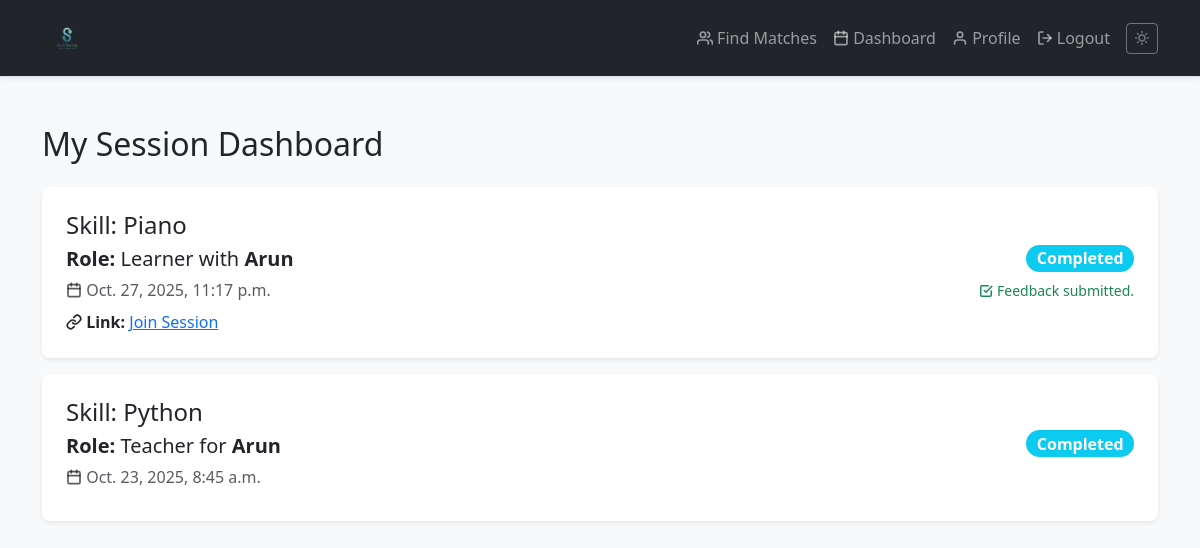
/dashboard/ (signed in), run on an earlier commit of the app's database.
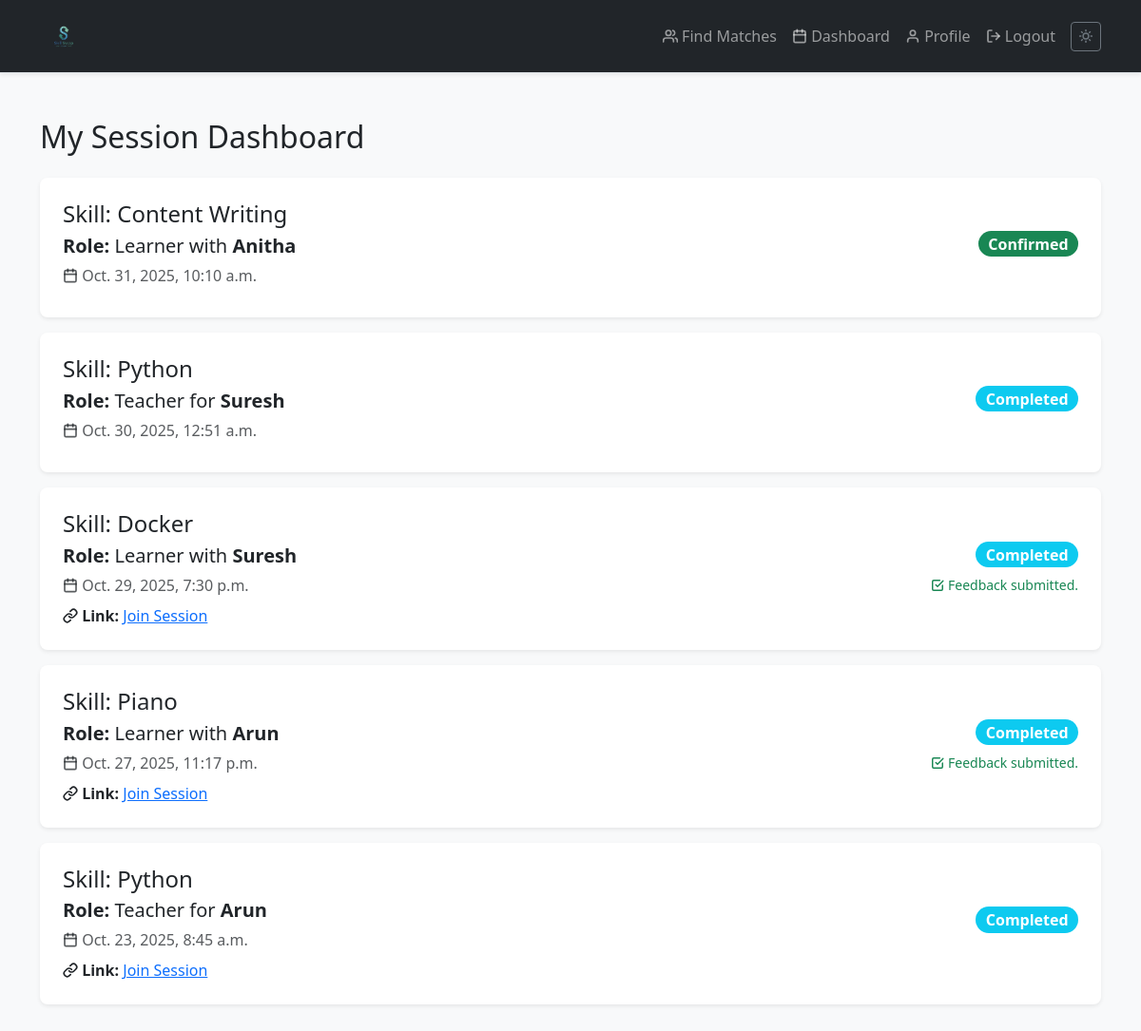
And on a later commit of the database.
### scheduling/models.py (models this page shows, shortened)
class Session(models.Model):
    STATUS_CHOICES = (
        ('pending', 'Pending'),
        ('confirmed', 'Confirmed'),
        ('completed', 'Completed'),
        ('cancelled', 'Cancelled'),
    )
    teacher = models.ForeignKey(User, related_name='teaching_sessions', on_delete=models.CASCADE)
    learner = models.ForeignKey(User, related_name='learning_sessions', on_delete=models.CASCADE)
    skill = models.ForeignKey(Skill, on_delete=models.CASCADE, null=True, blank=True)
    scheduled_time = models.DateTimeField(null=True, blank=True)
    end_time = models.DateTimeField(null=True, blank=True)
    status = models.CharField(max_length=10, choices=STATUS_CHOICES, default='pending')
    meeting_link = models.URLField(blank=True, null=True)
    notes = models.TextField(blank=True, null=True)

### skills/models.py (models this page shows, shortened)
class Skill(models.Model):
    name = models.CharField(max_length=100, unique=True)
    category = models.ForeignKey(Category, on_delete=models.SET_NULL, null=True, blank=True, related_name='skills')

### scheduling/views.py (the view)
# urls.py: path('dashboard/', views.session_dashboard, name='session_dashboard'),
@login_required
def session_dashboard(request):
    user_sessions = Session.objects.filter(
        Q(learner=request.user) | Q(teacher=request.user)
    ).order_by('-scheduled_time') # Show newest first
    context = {
        'sessions': user_sessions
    }
    return render(request, 'scheduling/dashboard.html', context)

### templates/scheduling/dashboard.html (shortened to what this page needs)
{% extends "base.html" %}
{% block content %}
  <h2 class="fw-light mb-4">My Session Dashboard</h2>
  {% for session in sessions %}
    <div class="card shadow-sm border-0 rounded-3 mb-3">
        <div class="card-body p-4">
            <div class="row align-items-center">
                <div class="col-md-8">
                    <h4 class="mb-1">Skill: {{ session.skill.name }}</h4>
                    {% if session.teacher == user %}
                        <p class="fs-5 mb-1">
                            <strong>Role:</strong> Teacher for <strong>{{ session.learner.username }}</strong>
                        </p>
                    {% else %}
                        <p class="fs-5 mb-1">
                            <strong>Role:</strong> Learner with <strong>{{ session.teacher.username }}</strong>
                        </p>
                    {% endif %}
                    <p class="text-muted mb-2"><i data-feather="calendar" class="feather"></i> {{ session.scheduled_time }}</p>
                    {% if session.meeting_link %}
                        <p class="mb-0"><i data-feather="link" class="feather"></i> <strong>Link:</strong> <a href="{{ session.meeting_link }}" target="_blank">Join Session</a></p>
                    {% endif %}
                </div>
                <div class="col-md-4 text-md-end mt-3 mt-md-0">
                    <div class="mb-2">
                        {% if session.status == 'pending' %}
                            <span class="badge bg-warning text-dark rounded-pill fs-6">Pending</span>
                        {% elif session.status == 'confirmed' %}
                            <span class="badge bg-success rounded-pill fs-6">Confirmed</span>
                        {% elif session.status == 'completed' %}
                            <span class="badge bg-info rounded-pill fs-6">Completed</span>
                        {% elif session.status == 'cancelled' %}
                            <span class="badge bg-danger rounded-pill fs-6">Cancelled</span>
                        {% endif %}
                    </div>
                    <div class="d-grid gap-2">
                        {% if session.feedback and session.learner == user %}
                             <p class="text-success small mb-0"><i data-feather="check-square" class="feather"></i> Feedback submitted.</p>
                        {% endif %}
                    </div>
                </div>
            </div>
        </div>
    </div>
  {% endfor %}
{% endblock %}

### templates/base.html (shortened to what this page needs)
{% load static %}
<!doctype html>
<html lang="en">
<head>
    <link href="https://cdn.jsdelivr.net/npm/bootstrap@5.3.3/dist/css/bootstrap.min.css" rel="stylesheet">
    <link rel="stylesheet" href="{% static 'css/style.css' %}">
</head>
<body>
    <nav class="navbar navbar-expand-lg navbar-dark bg-dark shadow-sm">
      <div class="container">
        {% if user.is_authenticated %}
            <a class="navbar-brand" href="{% url 'session_dashboard' %}">
                <img src="{{ MEDIA_URL }}logo.png" alt="SkillSwap Logo" style="height: 50px;">
            </a>
        {% else %}
            <a class="navbar-brand" href="{% url 'home' %}">
                <img src="{{ MEDIA_URL }}logo.png" alt="SkillSwap Logo" style="height: 50px;">
            </a>
        {% endif %}
        <div class="collapse navbar-collapse" id="navbarNav">
          <ul class="navbar-nav ms-auto align-items-center">
            {% if user.is_authenticated %}
              <li class="nav-item"><a class="nav-link" href="{% url 'matches' %}"><i data-feather="users" class="feather"></i> Find Matches</a></li>
              <li class="nav-item"><a class="nav-link" href="{% url 'session_dashboard' %}"><i data-feather="calendar" class="feather"></i> Dashboard</a></li>
              <li class="nav-item"><a class="nav-link" href="{% url 'profile' %}"><i data-feather="user" class="feather"></i> Profile</a></li>
              <li class="nav-item">
                <form method="POST" action="{% url 'logout' %}" class="d-flex">
                  <button class="nav-link btn btn-link" type="submit"><i data-feather="log-out" class="feather"></i> Logout</button>
                </form>
              </li>
            {% else %}
              <li class="nav-item"><a class="nav-link" href="{% url 'login' %}"><i data-feather="log-in" class="feather"></i> Login</a></li>
              <li class="nav-item"><a class="nav-link btn btn-primary text-white ms-2" href="{% url 'signup' %}">Sign Up</a></li>
            {% endif %}
            <li class="nav-item ms-lg-2">
                <button class="btn btn-outline-secondary btn-sm" id="darkModeToggle" title="Toggle theme">
                    <i data-feather="sun" class="feather light-mode-icon"></i>
                </button>
            </li>
          </ul>
        </div>
      </div>
    </nav>
    <main class="container mt-4 py-4">
      {% block content %}{% endblock %}
    </main>
</body>
</html>

### static/css/style.css (style rules this page uses)
body { background-color: #f8f9fa; color: #212529; transition: background-color 0.3s ease, color 0.3s ease; }
.navbar { background-color: #ffffff; border-bottom: 1px solid #dee2e6; transition: background-color 0.3s ease, border-color 0.3s ease; }
.card { background-color: #ffffff; color: #212529; border: 1px solid rgba(0,0,0,.125); transition: background-color 0.3s ease, color 0.3s ease, border-color 0.3s ease; }

### templates/base.html (style rules this page uses)
body { background-color: #f8f9fa; transition: background-color 0.3s ease, color 0.3s ease; }
.feather { width: 1em; height: 1em; vertical-align: -0.125em; stroke-width: 2.5; }
.light-mode-icon { display: inline-block; }

What changed in the data, as far as the page shows it:
added Session: skill.name "Content Writing", teacher.username "Anitha", scheduled_time "Oct. 31, 2025, 10:10 a.m.", status "Confirmed"
added Session: skill.name "Python", learner.username "Suresh", scheduled_time "Oct. 30, 2025, 12:51 a.m.", status "Completed"
added Session: skill.name "Docker", teacher.username "Suresh", scheduled_time "Oct. 29, 2025, 7:30 p.m.", status "Completed", shows "Feedback submitted."
changed Session "Oct. 23, 2025, 8:45 a.m.": now shows "Link: Join Session"
